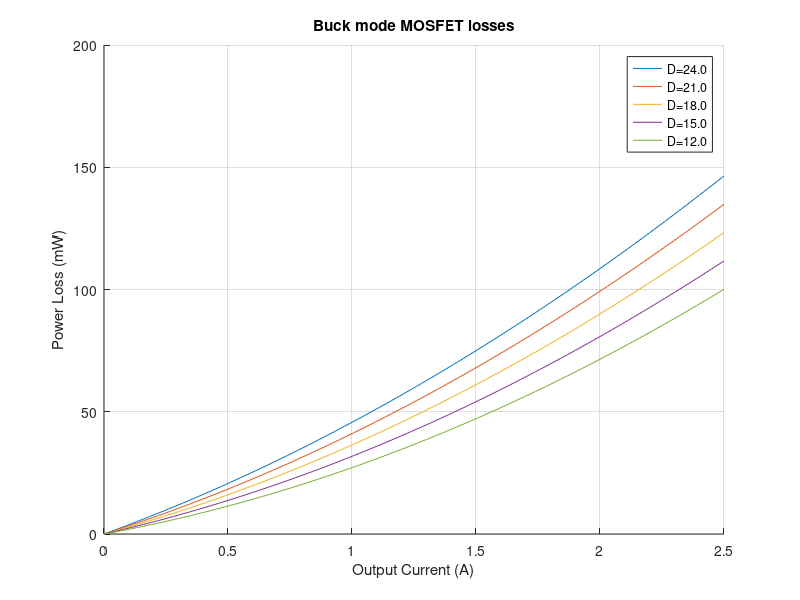
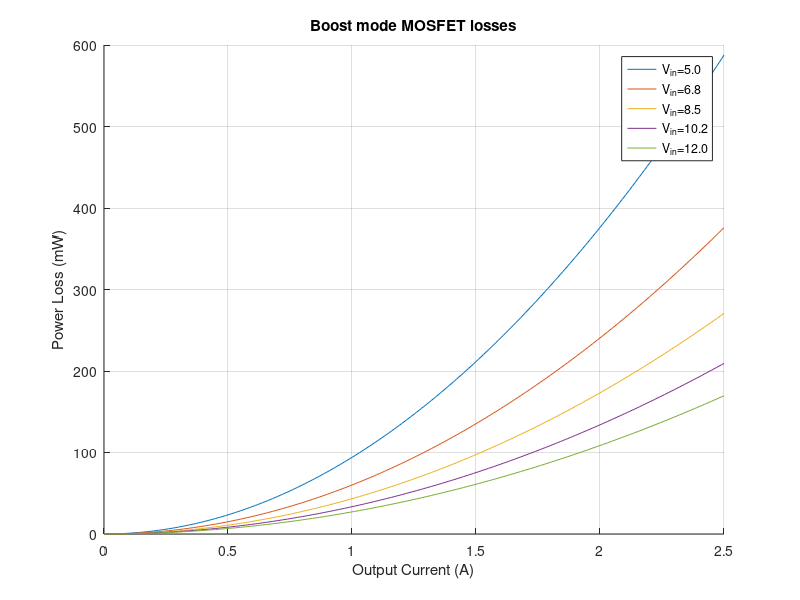
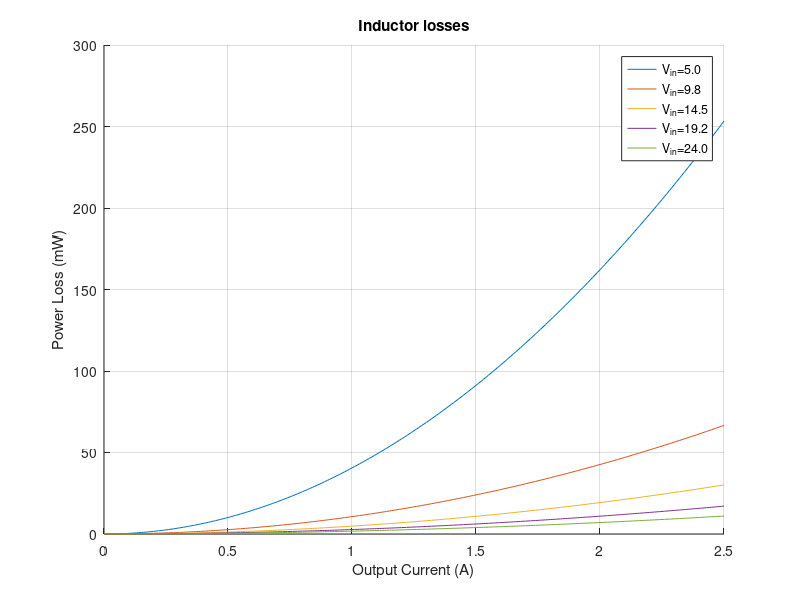
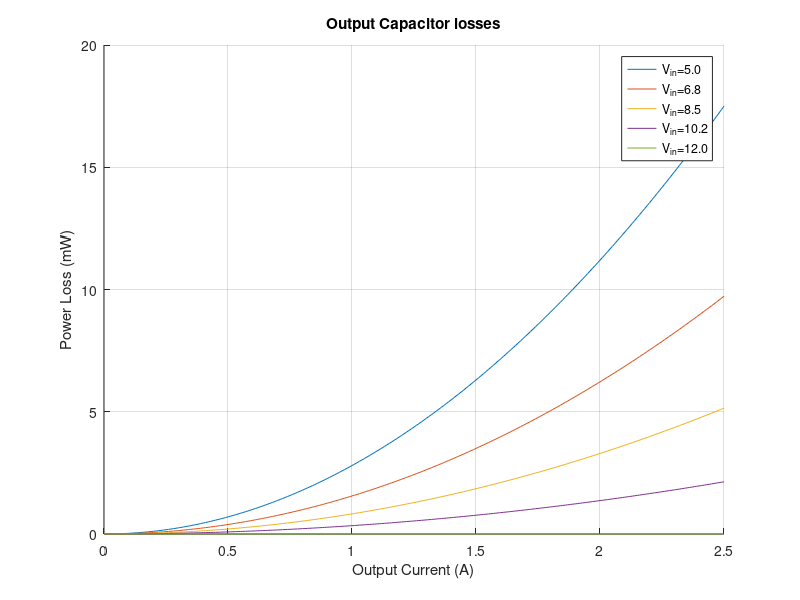

Here is the MATLAB script that generated these plots, in order:
clear; close all;

%% MOSFET LOSSES

Vout = 12; Rds = 4.3e-3; tr = 7.2e-9; tf = 3.1e-9; Fsw = 300e3;

Iout = 0:0.01:2.5;

% buck mode
i = 1;
for Vin = 24:-3:12
    fet_buck  = 0.5*Vin*(tr+tf)*Fsw*Iout + 2*Rds*Iout.^2;
    fet_buck = fet_buck*1e3;

    %plot results
    legendCell{i} = num2str(Vin, 'D=%.1f'); i = i + 1;
    figure(1); hold on; grid on;
    plot(Iout, fet_buck);
    title('Buck mode MOSFET losses');
    xlabel('Output Current (A)');
    ylabel('Power Loss (mW)');
    legend(legendCell)
end

% boost mode
i = 1;
for Vin = 5:1.75:12
    fet_boost = 0.5*Vout*(Iout*Vout/Vin)*(tr+tf)*Fsw.*Iout + 2*Rds*(Iout*Vout/Vin).^2;
    fet_boost = fet_boost*1e3;

    %plot results
    legendCell{i} = num2str(Vin, 'V_{in}=%.1f'); i = i + 1;
    figure(2); hold on; grid on;
    plot(Iout, fet_boost);
    title('Boost mode MOSFET losses');
    xlabel('Output Current (A)');
    ylabel('Power Loss (mW)');
    legend(legendCell)
end

% inductor losses
Rw = 5.70e-3;
i = 1;
for Vin = 5:4.75:24
    inductor_losses = ((Vout*Iout/(0.9*Vin)).^2) .* Rw;
    inductor_losses = inductor_losses*1e3;

    %plot results
    legendCell{i} = num2str(Vin, 'V_{in}=%.1f'); i = i + 1;
    figure(3); hold on; grid on;
    plot(Iout, inductor_losses);
    title('Inductor losses');
    xlabel('Output Current (A)');
    ylabel('Power Loss (mW)');
    legend(legendCell)
end

% output capacitor losses
ESRout = 2e-3;

i=1;
for Vin = 5:1.75:12
    cout_losses = (Iout*sqrt(Vout/Vin-1)).^2 .* ESRout;
    cout_losses = cout_losses*1e3;

    %plot results
    legendCell{i} = num2str(Vin, 'V_{in}=%.1f'); i = i + 1;
    figure(4); hold on; grid on;
    plot(Iout, cout_losses);
    title('Output Capacitor losses');
    xlabel('Output Current (A)');
    ylabel('Power Loss (mW)');
    legend(legendCell)
end


% input capacitor losses
ESRin = 2.13e-3;
i=1;
for D = 0.1:0.1:0.5
    cint_losses = Iout.^2*D*(1-D).* ESRin;
    cint_losses = cint_losses*1e3;

    %plot results
    legendCell{i} = num2str(D, 'D=%.1f'); i = i + 1;
    figure(5); hold on; grid on;
    plot(Iout, cint_losses);
    title('Input Capacitor losses');
    xlabel('Output Current (A)');
    ylabel('Power Loss (mW)');
    legend(legendCell)
end
close all;

% total buck losses
buck_losses = 0.5*24*(tr+tf)*Fsw*Iout + 2*Rds*Iout.^2; % MOSFET
buck_losses = buck_losses + ((Vout*Iout/(0.9*24)).^2) .* Rw; % inductor
buck_losses = buck_losses + Iout.^2*0.5*(1-0.5).* ESRin; % capacitor
buck_losses = buck_losses + 0.178; %rsense

figure(6); hold on; grid on;
plot(Iout, buck_losses);
title('Total buck power losses');
xlabel('Output Current (A)');
ylabel('Power Loss (W)');
legend("V_{in} = 24V")

% total boost losses
boost_losses = 0.5*Vout*(Iout*Vout/5)*(tr+tf)*Fsw.*Iout + 2*Rds*(Iout*Vout/5).^2;  % MOSFETs
boost_losses = boost_losses + ((Vout*Iout/(0.9*5)).^2) .* Rw; %inductor
boost_losses = boost_losses + Iout.^2*0.5*(1-0.5).* ESRin; % capacitor
boost_losses = boost_losses + 530e-3; %rsense

figure(7); hold on; grid on;
plot(Iout, boost_losses);
%title('Total boost power losses');
xlabel('Output Current (A)');
ylabel('Power Loss (W)');
legend("V_{in} = 5V")
